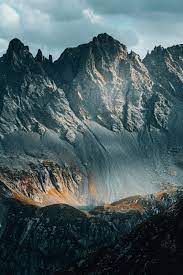
#> input picture udemy_course_tasks/chapter5/op_images4/moun.png, 183 x 275 px
$ python op_images4.py
#> lines starting #> are read from the running program, lines starting #| are printed output that depends on the picture; after the words box and inside, x2 and y2 are one past the last pixel; in counts of white or black regions, pixels touching at a corner belong together
import cv2 as cv  # Import OpenCV library for image processing
import numpy as np  # Import NumPy for numerical operations
import matplotlib.pyplot as plt  # Import Matplotlib for plotting images
from IPython.display import Image  # Import Image from IPython for displaying images in Jupyter


# Load the image in grayscale mode
image = cv.imread('moun.png')
#> image is the input picture: shape (275, 183, 3); mean B, G, R 96.9, 93.3, 75

# Check if the image was loaded correctly
if image is None:
    raise FileNotFoundError("The image file 'bw.png' was not found.")


# Convert the grayscale image to RGB format for Matplotlib
# OpenCV loads images in BGR format by default, but this conversion is necessary for correct display using Matplotlib
gray = cv.cvtColor(image, cv.COLOR_BGR2GRAY)
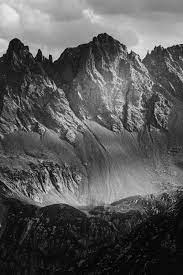
#> gray: shape (275, 183); min 0, max 245, mean 88.2

feature_params = dict( maxCorners = 25,
                       qualityLevel = 0.2,
                       minDistance = 15,
                       blockSize = 9 )

corners = cv.goodFeaturesToTrack(gray, **feature_params)
#> corners = 25 rows, first 8: [53, 58], [132, 54], [33, 54], [157, 47], [52, 87], [21, 183], [141, 106], [13, 41]
corners = np.intp(corners)

if corners is not None:
    for x, y in np.float32(corners).reshape(-1, 2):
        cv.circle(image, (int(x), int(y)), 2, (0, 255, 0), 1)
#> this loop made 25 passes
#> (x, y) on passes 1 to 12: (53, 58), (132, 54), (33, 54), (157, 47), (52, 87), (21, 183), (141, 106), (13, 41), (158, 104), (45, 165), (67, 129), (96, 37)
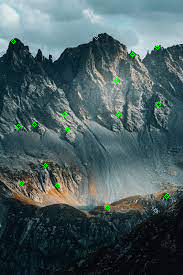
#> image: shape (275, 183, 3); 0.4% of pixels changed, all inside (x1, y1, x2, y2) = (0, 35, 169, 213)

img_rgb = cv.cvtColor(image, cv.COLOR_BGR2RGB)
plt.imshow(img_rgb)
#> (this line was passed over: IPython is not available in this run)
plt.show()


# Save the blurred image to a specified path
cv.imwrite("D:\\courses\\OpenCV\\mastering_opencv(udemy)\\OpenCV\\chapter5\\op_images4\\saved_cornered.png", image)
